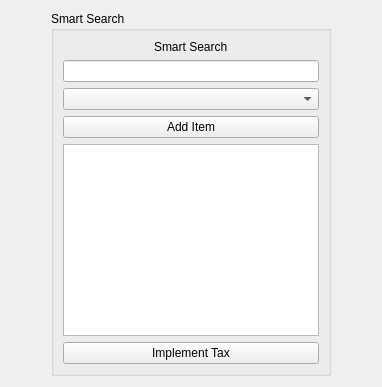
          <widget class="QWidget" name="tab_4">
           <attribute name="title">
            <string>Smart Search</string>
           </attribute>
           <layout class="QGridLayout" name="gridLayout_9">
            <item row="0" column="2">
             <spacer name="horizontalSpacer_4">
              <property name="orientation">
               <enum>Qt::Horizontal</enum>
              </property>
              <property name="sizeHint" stdset="0">
               <size>
                <width>40</width>
                <height>20</height>
               </size>
              </property>
             </spacer>
            </item>
            <item row="0" column="1">
             <widget class="QGroupBox" name="groupBox">
              <property name="title">
               <string>Smart Search</string>
              </property>
              <layout class="QGridLayout" name="gridLayout_5">
               <item row="1" column="0">
                <widget class="QLineEdit" name="leSmartSearch"/>
               </item>
               <item row="0" column="0" alignment="Qt::AlignHCenter">
                <widget class="QLabel" name="labelSmartSearch">
                 <property name="text">
                  <string>Smart Search</string>
                 </property>
                </widget>
               </item>
               <item row="4" column="0">
                <widget class="QTextEdit" name="addedSS"/>
               </item>
               <item row="5" column="0">
                <widget class="QPushButton" name="taxImpSmartSearch">
                 <property name="text">
                  <string>Implement Tax</string>
                 </property>
                </widget>
               </item>
               <item row="3" column="0">
                <widget class="QPushButton" name="addSmartSearch">
                 <property name="text">
                  <string>Add Item</string>
                 </property>
                </widget>
               </item>
               <item row="2" column="0">
                <widget class="QComboBox" name="smartSearchList"/>
               </item>
              </layout>
             </widget>
            </item>
            <item row="0" column="0">
             <spacer name="horizontalSpacer_10">
              <property name="orientation">
               <enum>Qt::Horizontal</enum>
              </property>
              <property name="sizeHint" stdset="0">
               <size>
                <width>40</width>
                <height>20</height>
               </size>
              </property>
             </spacer>
            </item>
           </layout>
          </widget>
